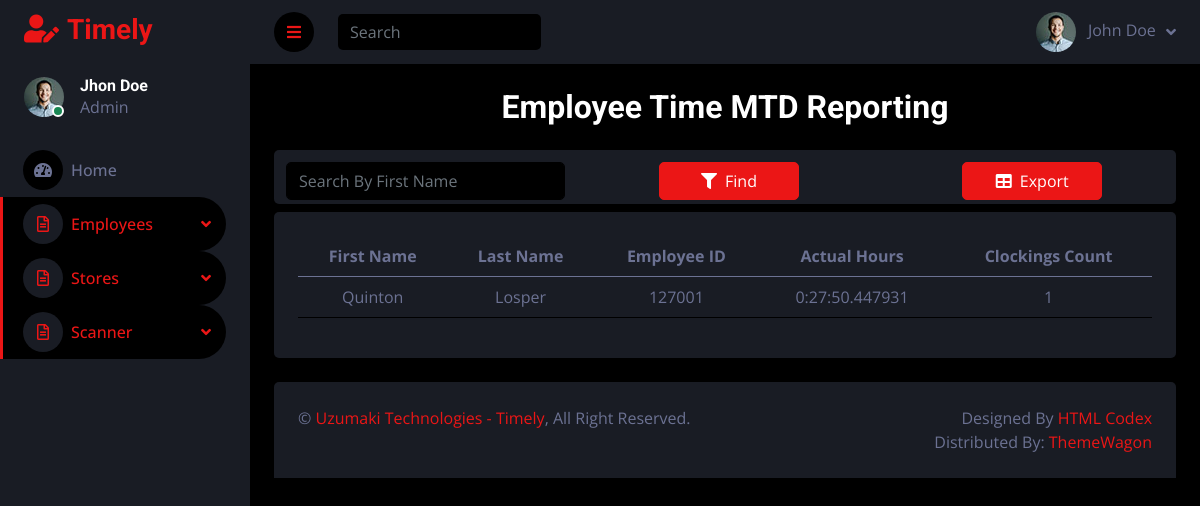
The app's page /scanner/report/, older data.
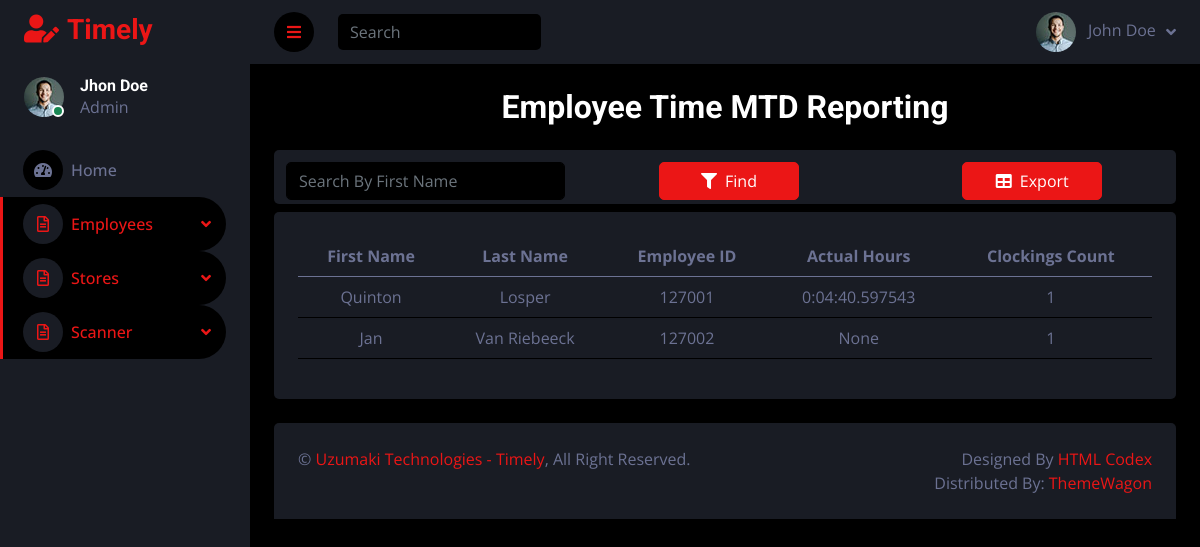
The same page, newer data.
### employees/models.py (models this page shows, shortened)
class UserModel(models.Model):
    firstName = models.CharField(max_length=100)
    lastName = models.CharField(max_length=100)
    email = models.EmailField(max_length=100)
    employeeID = models.CharField(max_length=20,unique=True)
    date_joined = models.DateField()
    dob = models.DateField()
    job_title = models.CharField(max_length=50)
    address=models.CharField(max_length=200)
    phone_number = PhoneNumberField(blank=False,region="ZA",unique=True)
    emergency_contact = PhoneNumberField(blank=False,region="ZA",unique=True)
    contractHours = models.DecimalField(decimal_places=2,max_digits=100)
    salary = models.DecimalField(decimal_places=2, max_digits=100)
    profileImage = models.ImageField(upload_to='identification/profiles/')
    working_status = models.BooleanField(default=True)
    qr_code = models.ImageField(upload_to='', blank=True)
    created_at = models.DateTimeField(auto_now_add=True)
    updated_at = models.DateTimeField(auto_now=True)
    is_security = models.BooleanField(default=False)

### scanner/views.py (the view)
# urls.py: path('report/', views.report, name="report")
def report(request):
    user_total_hours_per_month = Timesheet.objects.filter(
        enter_date__year=timezone.now().year,
        enter_date__month=timezone.now().month,
    ).values('user__employeeID', 'user__firstName', 'user__lastName').annotate(
        total_hours=Sum('duration'),
        clockings_count=Count('user')
    )
    template_name = "employees/report.html"
    return render(request,template_name,{'user_total_hours_per_month':user_total_hours_per_month})

### employees/templates/employees/report.html (shortened to what this page needs)
{% extends "base.html" %}
{% load static %}
{% block content %}
<h2 class="mb-4">Employee Time MTD Reporting</h2>
    <div class="bg-secondary rounded form-floating mb-2">
        <div class="row p-1">
            <div class="col mt-2 ms-2">
                <input id="inputData"  type="text" class="form-control" placeholder="Search By First Name">
            </div>
            <div class="col mt-2">
                <button id="submitButton" type="button" class="btn btn-primary  w-50"><i class="fa fa-filter me-2"></i>Find</button>
            </div>
                <div class="col mt-2">
                    <form method="post" action="{% url 'employees:export_to_csv' %}">
                    <button id="exportButton" type="submit" class="btn btn-primary  w-50"><i class="fa fa-table me-2"></i>Export</button>
                    </form>
                </div>
        </div>
    </div>
    <div class="">
        <div class="bg-secondary rounded h-100 p-4">
            <table class="table">
                <thead>
                    <tr>
                        <th scope="col">First Name</th>
                        <th scope="col">Last Name</th>
                        <th scope="col">Employee ID</th>
                        <th scope="col">Actual Hours</th>
                        <th scope="col">Clockings Count</th>
                    </tr>
                </thead>
                <tbody>
                    {% for entry in user_total_hours_per_month %}
                    <tr>
                        <td>{{ entry.user__firstName }}</td>
                        <td>{{ entry.user__lastName }}</td>
                        <td>{{ entry.user__employeeID }}</td>
                        <td>{{ entry.total_hours }}</td>
                        <td>{{ entry.clockings_count }}</td>
                    </tr>
                {% endfor %}
                </tbody>
            </table>
        </div>
    </div>
{% endblock %}

Row changes from the older to the newer data that the page shows:
computed for UserModel "Quinton": total_hours "0:27:50.447931" → "0:04:40.597543"
added UserModel: user__firstName "Jan", user__lastName "Van Riebeeck", user__employeeID "127002", total_hours "None", clockings_count "1"
